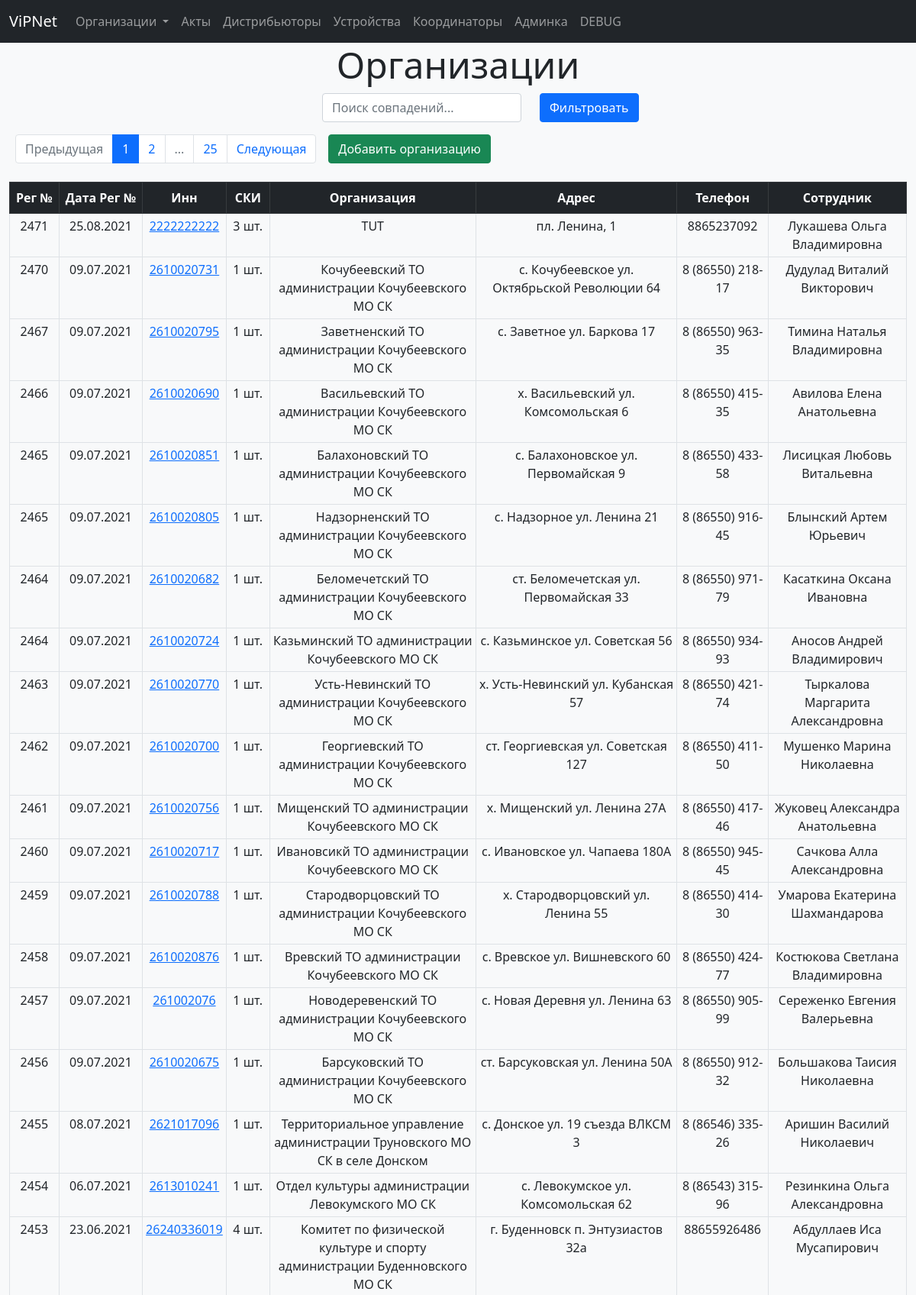
The page /orgs/ (upper part) on the database its author committed.
### events/models.py (models this page shows, shortened)
class Organisation(models.Model):
    reg_number = models.PositiveIntegerField(
        verbose_name=u'Регистрационный номер',
        blank=True,
        null=True,)
    reg_date = models.DateField(
        verbose_name=u'Дата присоединения к Регламенту',
        blank=True,
        null=True,)
    inn = models.CharField(max_length=10, verbose_name=u'ИНН')
    kpp = models.CharField(
        max_length=8,
        verbose_name=u'КПП',
        blank=True,
        null=True,)
    full_name = models.CharField(
        max_length=150,
        verbose_name=u'Полное название',
        blank=True,
        null=True,)
    short_name = models.CharField(
        max_length=75,
        verbose_name=u'Сокращенное название',
        blank=True,
        null=True,)
    town = models.ForeignKey(
        'Region',
        on_delete=models.SET_NULL,
        verbose_name=u'Населенный пункт',
        blank=True,
        null=True,)
    address = models.CharField(
        max_length=100,
        blank=True,
        null=True,
        verbose_name=u'Адрес организации',)
    phone = models.CharField(
        max_length=20,
        blank=True,
        null=True,
        verbose_name=u"Номер телефона",)
    employee = models.CharField(
        max_length=30,
        blank=True,
        null=True,
        verbose_name=u'Ответственный за СКЗИ',)
    comment = models.TextField(
        blank=True,
        null=True,
        verbose_name=u'Комментарий',)
    class Meta:
        verbose_name = 'Организация'
        verbose_name_plural = 'Организации'
        ordering = ['-reg_number']

### events/views.py (the view, shortened to what this page needs)
# urls.py: path('orgs/', views.OrganisationListView.as_view(), name='orgs'),
class OrganisationListView(ListView):
    paginate_by = 100
    model = Organisation
    template_name = 'organisations.html'
    def get_queryset(self, *args, **kwargs):
        query = self.request.GET.get('q')
        if not query:
            queryset = Organisation.objects.all().annotate(vpn_count=Count(
                'orgs__vpn_number', distinct=True)).order_by('-reg_number')
            return queryset

### events/templates/organisations.html (shortened to what this page needs)
{% extends "includes/base.html" %}
{% block header %} Организации {% endblock %}
{% block content %}
<div class="container">
      {% include "includes/search.html" with view='orgs' %}
</div>
<div class="container-fluid">
 <div class="d-flex flex-row">
  {% if page_obj.has_other_pages %}
   <div class="p-2">
    {% include "includes/paginator.html" with page=page_obj paginator=paginator%}
   </div>
  {% endif %}
    <div class="p-2">
      <button type="submit" class="btn btn-success" onclick="location.href='{% url 'new_org' %}'">
        Добавить организацию
      </button>
    </div>
  </div>
  <table class="table table-sm text-center table-bordered table-hover">
    <thead class="table-dark align-middle">
    <th class="p-2" nowrap="nowrap" scope="row"> Рег № </th>
    <th class="p-2" nowrap="nowrap" scope="row"> Дата Рег № </th>
    <th class="p-2" scope="row"> Инн </th>
    <th class="p-2" scope="row"> СКИ </th>
    <th class="p-2" > Организация </th>
    <th class="p-2" > Адрес </th>
    <th class="p-2" scope="row"> Телефон </th>
    <th class="p-2" > Сотрудник </th>
  </thead>
    <tbody>
    {% for org in page_obj %}
      <tr>
        <td>{{ org.reg_number }}</td>
        <td>{{ org.reg_date| date:"d.m.Y" }}</td>
        <td>
          <a href="{% url 'single_org' org.pk %}"> {{ org.inn }} </a>
        </td>
        <td nowrap="nowrap"> {{ org.vpn_count }} шт.</td>
        <td class="col-xl-3"> {{ org.short_name }} </td>
        <td class="col-xl-3"> {{ org.address }} </td>
        <td > {{ org.phone }} </td>
        <td class="col-xl-2"> {{ org.employee }} </td>
      </tr>
    {% endfor %}
    </tbody>
  </table>
{% endblock %}

### rows shown on the page
Organisation: reg_number "2471", reg_date "25.08.2021", inn "2222222222", vpn_count "3", short_name "TUT", address "пл. Ленина, 1", phone "8865237092", employee "Лукашева Ольга Владимировна"
Organisation: reg_number "2470", reg_date "09.07.2021", inn "2610020731", vpn_count "1", short_name "Кочубеевский ТО администрации Кочубеевского МО СК", address "с. Кочубеевское ул. Октябрьской Революции 64", phone "8 (86550) 218-17", employee "Дудулад Виталий Викторович"
Organisation: reg_number "2467", reg_date "09.07.2021", inn "2610020795", vpn_count "1", short_name "Заветненский ТО администрации Кочубеевского МО СК", address "с. Заветное ул. Баркова 17", phone "8 (86550) 963-35", employee "Тимина Наталья Владимировна"
Organisation: reg_number "2466", reg_date "09.07.2021", inn "2610020690", vpn_count "1", short_name "Васильевский ТО администрации Кочубеевского МО СК", address "х. Васильевский ул. Комсомольская 6", phone "8 (86550) 415-35", employee "Авилова Елена Анатольевна"
Organisation: reg_number "2465", reg_date "09.07.2021", inn "2610020851", vpn_count "1", short_name "Балахоновский ТО администрации Кочубеевского МО СК", address "с. Балахоновское ул. Первомайская 9", phone "8 (86550) 433-58", employee "Лисицкая Любовь Витальевна"
Organisation: reg_number "2465", reg_date "09.07.2021", inn "2610020805", vpn_count "1", short_name "Надзорненский ТО администрации Кочубеевского МО СК", address "с. Надзорное ул. Ленина 21", phone "8 (86550) 916-45", employee "Блынский Артем Юрьевич"
Organisation: reg_number "2464", reg_date "09.07.2021", inn "2610020682", vpn_count "1", short_name "Беломечетский ТО администрации Кочубеевского МО СК", address "ст. Беломечетская ул. Первомайская 33", phone "8 (86550) 971-79", employee "Касаткина Оксана Ивановна"
Organisation: reg_number "2464", reg_date "09.07.2021", inn "2610020724", vpn_count "1", short_name "Казьминский ТО администрации Кочубеевского МО СК", address "с. Казьминское ул. Советская 56", phone "8 (86550) 934-93", employee "Аносов Андрей Владимирович"
Organisation: reg_number "2463", reg_date "09.07.2021", inn "2610020770", vpn_count "1", short_name "Усть-Невинский ТО администрации Кочубеевского МО СК", address "х. Усть-Невинский ул. Кубанская 57", phone "8 (86550) 421-74", employee "Тыркалова Маргарита Александровна"
Organisation: reg_number "2462", reg_date "09.07.2021", inn "2610020700", vpn_count "1", short_name "Георгиевский ТО администрации Кочубеевского МО СК", address "ст. Георгиевская ул. Советская 127", phone "8 (86550) 411-50", employee "Мушенко Марина Николаевна"
Organisation: reg_number "2461", reg_date "09.07.2021", inn "2610020756", vpn_count "1", short_name "Мищенский ТО администрации Кочубеевского МО СК", address "х. Мищенский ул. Ленина 27А", phone "8 (86550) 417-46", employee "Жуковец Александра Анатольевна"
Organisation: reg_number "2460", reg_date "09.07.2021", inn "2610020717", vpn_count "1", short_name "Ивановсикй ТО администрации Кочубеевского МО СК", address "с. Ивановское ул. Чапаева 180А", phone "8 (86550) 945-45", employee "Сачкова Алла Александровна"
Organisation: reg_number "2459", reg_date "09.07.2021", inn "2610020788", vpn_count "1", short_name "Стародворцовский ТО администрации Кочубеевского МО СК", address "х. Стародворцовский ул. Ленина 55", phone "8 (86550) 414-30", employee "Умарова Екатерина Шахмандарова"
Organisation: reg_number "2458", reg_date "09.07.2021", inn "2610020876", vpn_count "1", short_name "Вревский ТО администрации Кочубеевского МО СК", address "с. Вревское ул. Вишневского 60", phone "8 (86550) 424-77", employee "Костюкова Светлана Владимировна"
Organisation: reg_number "2457", reg_date "09.07.2021", inn "261002076", vpn_count "1", short_name "Новодеревенский ТО администрации Кочубеевского МО СК", address "с. Новая Деревня ул. Ленина 63", phone "8 (86550) 905-99", employee "Сереженко Евгения Валерьевна"
Organisation: reg_number "2456", reg_date "09.07.2021", inn "2610020675", vpn_count "1", short_name "Барсуковский ТО администрации Кочубеевского МО СК", address "ст. Барсуковская ул. Ленина 50А", phone "8 (86550) 912-32", employee "Большакова Таисия Николаевна"
Organisation: reg_number "2455", reg_date "08.07.2021", inn "2621017096", vpn_count "1", short_name "Территориальное управление администрации Труновского МО СК в селе Донском", address "с. Донское ул. 19 съезда ВЛКСМ 3", phone "8 (86546) 335-26", employee "Аришин Василий Николаевич"
Organisation: reg_number "2454", reg_date "06.07.2021", inn "2613010241", vpn_count "1", short_name "Отдел культуры администрации Левокумского МО СК", address "с. Левокумское ул. Комсомольская 62", phone "8 (86543) 315-96", employee "Резинкина Ольга Александровна"
Organisation: reg_number "2453", reg_date "23.06.2021", inn "26240336019", vpn_count "4", short_name "Комитет по физической культуре и спорту администрации Буденновского МО СК", address "г. Буденновск п. Энтузиастов 32а", phone "88655926486", employee "Абдуллаев Иса Мусапирович"

### other values the page prints
{{ page.next_page_number }} "2"
{{ paginator.num_pages }} "25"
